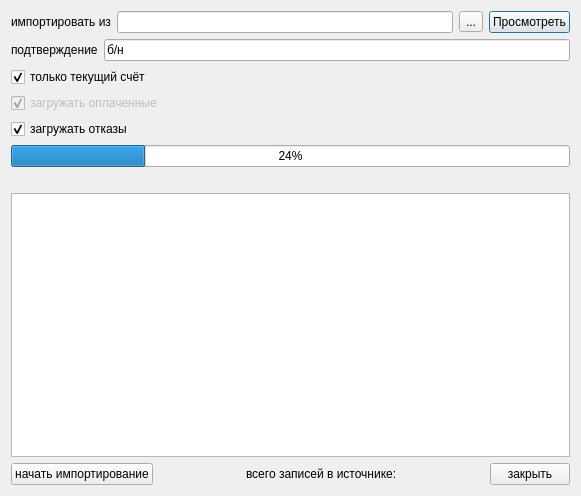
<?xml version="1.0" encoding="UTF-8"?>
<ui version="4.0">
 <class>Dialog</class>
 <widget class="QDialog" name="Dialog">
  <property name="geometry">
   <rect>
    <x>0</x>
    <y>0</y>
    <width>581</width>
    <height>496</height>
   </rect>
  </property>
  <property name="windowTitle">
   <string>Загрузка счетов оплаты для Республики Крым</string>
  </property>
  <layout class="QGridLayout">
   <item row="0" column="0">
    <layout class="QHBoxLayout">
     <property name="spacing">
      <number>6</number>
     </property>
     <property name="margin">
      <number>0</number>
     </property>
     <item>
      <widget class="QLabel" name="label">
       <property name="text">
        <string>импортировать из</string>
       </property>
      </widget>
     </item>
     <item>
      <widget class="QLineEdit" name="edtFileName"/>
     </item>
     <item>
      <widget class="QToolButton" name="btnSelectFile">
       <property name="text">
        <string>...</string>
       </property>
      </widget>
     </item>
     <item>
      <widget class="QPushButton" name="btnView">
       <property name="text">
        <string>Просмотреть</string>
       </property>
      </widget>
     </item>
    </layout>
   </item>
   <item row="1" column="0">
    <layout class="QHBoxLayout">
     <item>
      <widget class="QLabel" name="label_2">
       <property name="text">
        <string>подтверждение</string>
       </property>
      </widget>
     </item>
     <item>
      <widget class="QLineEdit" name="edtConfirmation">
       <property name="text">
        <string>б/н</string>
       </property>
      </widget>
     </item>
    </layout>
   </item>
   <item row="2" column="0">
    <widget class="QCheckBox" name="chkOnlyCurrentAccount">
     <property name="text">
      <string>только текущий счёт</string>
     </property>
     <property name="checked">
      <bool>true</bool>
     </property>
    </widget>
   </item>
   <item row="3" column="0">
    <widget class="QCheckBox" name="chkImportPayed">
     <property name="enabled">
      <bool>false</bool>
     </property>
     <property name="text">
      <string>загружать оплаченные</string>
     </property>
     <property name="checked">
      <bool>true</bool>
     </property>
    </widget>
   </item>
   <item row="4" column="0">
    <widget class="QCheckBox" name="chkImportRefused">
     <property name="text">
      <string>загружать отказы</string>
     </property>
     <property name="checked">
      <bool>true</bool>
     </property>
    </widget>
   </item>
   <item row="5" column="0">
    <widget class="CProgressBar" name="progressBar">
     <property name="value">
      <number>24</number>
     </property>
     <property name="orientation">
      <enum>Qt::Horizontal</enum>
     </property>
    </widget>
   </item>
   <item row="6" column="0">
    <widget class="QLabel" name="stat">
     <property name="text">
      <string/>
     </property>
    </widget>
   </item>
   <item row="7" column="0">
    <widget class="QTextBrowser" name="log"/>
   </item>
   <item row="8" column="0">
    <layout class="QHBoxLayout">
     <property name="spacing">
      <number>6</number>
     </property>
     <property name="margin">
      <number>0</number>
     </property>
     <item>
      <widget class="QPushButton" name="btnImport">
       <property name="text">
        <string>начать импортирование</string>
       </property>
      </widget>
     </item>
     <item>
      <spacer>
       <property name="orientation">
        <enum>Qt::Horizontal</enum>
       </property>
       <property name="sizeHint" stdset="0">
        <size>
         <width>40</width>
         <height>20</height>
        </size>
       </property>
      </spacer>
     </item>
     <item>
      <widget class="QLabel" name="labelNum">
       <property name="text">
        <string>всего записей в источнике:</string>
       </property>
      </widget>
     </item>
     <item>
      <spacer>
       <property name="orientation">
        <enum>Qt::Horizontal</enum>
       </property>
       <property name="sizeHint" stdset="0">
        <size>
         <width>40</width>
         <height>20</height>
        </size>
       </property>
      </spacer>
     </item>
     <item>
      <widget class="QPushButton" name="btnClose">
       <property name="text">
        <string>закрыть</string>
       </property>
      </widget>
     </item>
    </layout>
   </item>
  </layout>
 </widget>
 <customwidgets>
  <customwidget>
   <class>CProgressBar</class>
   <extends>QProgressBar</extends>
   <header>library/ProgressBar.h</header>
  </customwidget>
 </customwidgets>
 <resources/>
 <connections/>
</ui>
